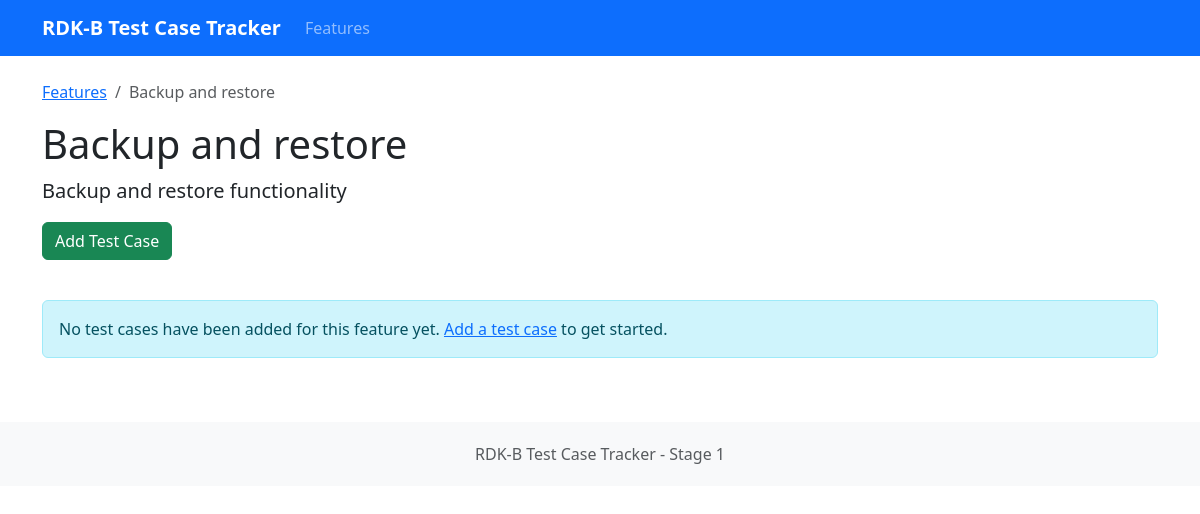
The page /feature/20 on the database its author committed.
### tables this page shows
CREATE TABLE features (
            id INTEGER PRIMARY KEY AUTOINCREMENT,
            name TEXT NOT NULL,
            description TEXT
        );

### app.py (the view)
@app.route('/feature/<int:feature_id>')
def feature_details(feature_id):
    conn = sqlite3.connect(app.config['DATABASE'])
    conn.row_factory = sqlite3.Row
    cursor = conn.cursor()
    cursor.execute("SELECT * FROM features WHERE id = ?", (feature_id,))
    feature = cursor.fetchone()
    cursor.execute("SELECT * FROM test_cases WHERE feature_id = ? ORDER BY name", (feature_id,))
    test_cases = cursor.fetchall()
    conn.close()
    return render_template('feature.html', feature=feature, test_cases=test_cases)

### templates/feature.html (shortened to what this page needs)
{% extends "layout.html" %}
{% block content %}
<div class="row mb-4">
    <div class="col">
        <nav aria-label="breadcrumb">
            <ol class="breadcrumb">
                <li class="breadcrumb-item"><a href="/">Features</a></li>
                <li class="breadcrumb-item active">{{ feature.name }}</li>
            </ol>
        </nav>
        <h1>{{ feature.name }}</h1>
        <p class="lead">{{ feature.description }}</p>
        <a href="{{ url_for('add_test_case', feature_id=feature.id) }}" class="btn btn-success mb-3">
             Add Test Case
        </a>
    </div>
</div>
<div class="row">
    <div class="col">
        {% if test_cases %}
            <div class="table-responsive">
                <table class="table table-striped table-hover">
                    <thead class="table-dark">
                        <tr>
                            <th>Name</th>
                            <th>Description</th>
                            <th>Expected Result</th>
                            <th>Status</th>
                            <th>Last Updated</th>
                            <th>Actions</th>
                        </tr>
                    </thead>
                    <tbody>
                        {% for test in test_cases %}
                            <tr>
                                <td>{{ test.name }}</td>
                                <td>{{ test.description }}</td>
                                <td>{{ test.expected_result }}</td>
                                <td>
                                    {% if test.status == 'Passed' %}
                                        <span class="badge bg-success">Passed</span>
                                    {% elif test.status == 'Failed' %}
                                        <span class="badge bg-danger">Failed</span>
                                    {% elif test.status == 'In Progress' %}
                                        <span class="badge bg-warning text-dark">In Progress</span>
                                    {% else %}
                                        <span class="badge bg-secondary">Not Started</span>
                                    {% endif %}
                                </td>
                                <td>{{ test.updated_at }}</td>
                                <td>
                                    <a href="{{ url_for('edit_test_case', test_id=test.id) }}" class="btn btn-sm btn-primary">Edit</a>
                                    <button type="button" class="btn btn-sm btn-danger" data-bs-toggle="modal" data-bs-target="#deleteModal{{ test.id }}">Delete</button>
                                    <div class="modal fade" id="deleteModal{{ test.id }}" tabindex="-1" aria-labelledby="deleteModalLabel" aria-hidden="true">
                                        <div class="modal-dialog">
                                            <div class="modal-content">
                                                <div class="modal-header">
                                                    <h5 class="modal-title" id="deleteModalLabel">Confirm Deletion</h5>
                                                    <button type="button" class="btn-close" data-bs-dismiss="modal" aria-label="Close"></button>
                                                </div>
                                                <div class="modal-body">
                                                    Are you sure you want to delete the test case "{{ test.name }}"?
                                                </div>
                                                <div class="modal-footer">
                                                    <button type="button" class="btn btn-secondary" data-bs-dismiss="modal">Cancel</button>
                                                    <form action="{{ url_for('delete_test_case', test_id=test.id) }}" method="post">
                                                        <button type="submit" class="btn btn-danger">Delete</button>
                                                    </form>
                                                </div>
                                            </div>
                                        </div>
                                    </div>
                                </td>
                            </tr>
                        {% endfor %}
                    </tbody>
                </table>
            </div>
        {% else %}
            <div class="alert alert-info">
                No test cases have been added for this feature yet.
                <a href="{{ url_for('add_test_case', feature_id=feature.id) }}">Add a test case</a> to get started.
            </div>
        {% endif %}
    </div>
</div>
{% endblock content %}

### rows shown on the page
features: name "Backup and restore", description "Backup and restore functionality"
